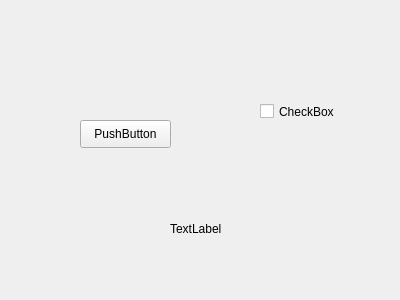
<?xml version="1.0" encoding="UTF-8"?>
<ui version="4.0">
 <class>Form</class>
 <widget class="QWidget" name="Form">
  <property name="geometry">
   <rect>
    <x>0</x>
    <y>0</y>
    <width>400</width>
    <height>300</height>
   </rect>
  </property>
  <property name="windowTitle">
   <string>Form</string>
  </property>
  <widget class="QPushButton" name="pushButton">
   <property name="geometry">
    <rect>
     <x>80</x>
     <y>120</y>
     <width>91</width>
     <height>28</height>
    </rect>
   </property>
   <property name="text">
    <string>PushButton</string>
   </property>
  </widget>
  <widget class="QLabel" name="label">
   <property name="geometry">
    <rect>
     <x>170</x>
     <y>220</y>
     <width>111</width>
     <height>18</height>
    </rect>
   </property>
   <property name="text">
    <string>TextLabel</string>
   </property>
  </widget>
  <widget class="QCheckBox" name="checkBox">
   <property name="geometry">
    <rect>
     <x>260</x>
     <y>100</y>
     <width>90</width>
     <height>23</height>
    </rect>
   </property>
   <property name="text">
    <string>CheckBox</string>
   </property>
  </widget>
 </widget>
 <resources/>
 <connections/>
</ui>
